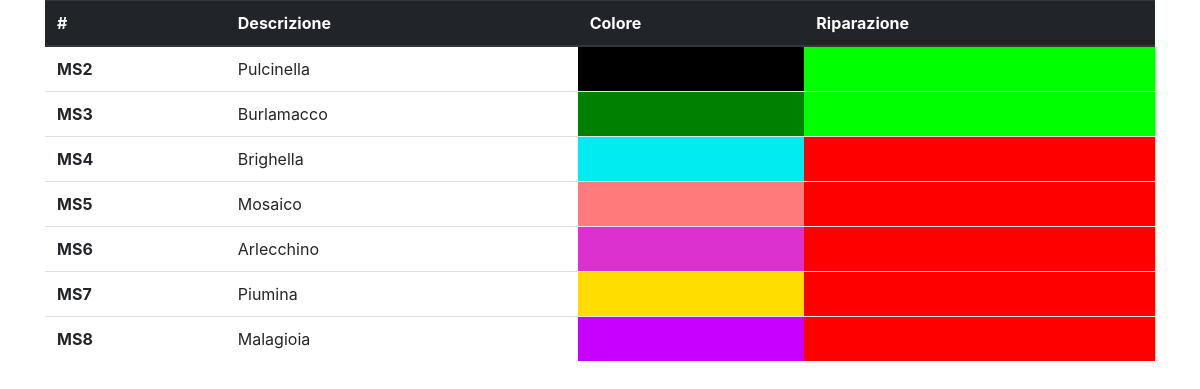
The app's page /riparazione/gestioneRiparazioni.php with its own data.
### tables this page shows
CREATE TABLE IF NOT EXISTS `maschera` (
  `codMaschera` varchar(50) NOT NULL,
  `colore` varchar(255) NOT NULL,
  `descrizione` varchar(255) NOT NULL,
  `riparazione` set('si','no') DEFAULT 'no',
  `codSarta` varchar(50) NOT NULL,
  `codDeposito` varchar(50) NOT NULL,
  `eliminato` set('si','no') DEFAULT 'no',
  PRIMARY KEY (`codMaschera`),
  KEY `codSarta` (`codSarta`),
  KEY `codDeposito` (`codDeposito`),
  CONSTRAINT `FK_sarta` FOREIGN KEY (`codSarta`) REFERENCES `sarta` (`codSarta`),
  CONSTRAINT `maschera_ibfk_1` FOREIGN KEY (`codSarta`) REFERENCES `sarta` (`codSarta`),
  CONSTRAINT `maschera_ibfk_2` FOREIGN KEY (`codDeposito`) REFERENCES `deposito` (`codDeposito`)
);

### riparazione/gestioneRiparazioni.php (the view, shortened to what this page needs)
<html lang="en">
<head>
    <link rel="stylesheet" href="../bootstrap-4.0.0-dist/css/bootstrap.min.css">
</head>
<body>
    <div class="container">
        <div class="table-responsive-sm" <div class="row">
            <table class="table">
                <thead class="thead-dark">
                    <tr>
                        <th scope="col">#</th>
                        <th scope="col">Descrizione</th>
                        <th scope="col">Colore</th>
                        <th scope="col">Riparazione</th>
                    </tr>
                </thead>
                <tbody>
                    <?php
                    include '../conn.php';
                    $sql = "SELECT * from maschera where eliminato = 'no'";
                    $stmt = $conn->query($sql);
                    foreach ($stmt as $row) {
                        echo '<tr>';
                        echo '<th scope="row">' . $row['codMaschera'] . '</th>';
                        echo '<td>' . $row['descrizione'] . '</td>';
                        echo '<td style="background-color:' . $row['colore'] . ';"></td>';
                        if ($row['riparazione'] === 'si') {
                            echo '<td style="background-color:lime;"></td>';
                        } else {
                            echo '<td style="background-color:red;"></td>';
                        }
                        echo '</tr>';
                    }
                    ?>
                </tbody>
            </table>
        </div>
    </div>
</body>
</html>

### records on screen
maschera: codMaschera "MS2", descrizione "Pulcinella", riparazione "si" (drawn)
maschera: codMaschera "MS3", descrizione "Burlamacco", riparazione "si" (drawn)
maschera: codMaschera "MS4", descrizione "Brighella", riparazione "no" (drawn)
maschera: codMaschera "MS5", descrizione "Mosaico", riparazione "no" (drawn)
maschera: codMaschera "MS6", descrizione "Arlecchino", riparazione "no" (drawn)
maschera: codMaschera "MS7", descrizione "Piumina", riparazione "no" (drawn)
maschera: codMaschera "MS8", descrizione "Malagioia", riparazione "no" (drawn)
